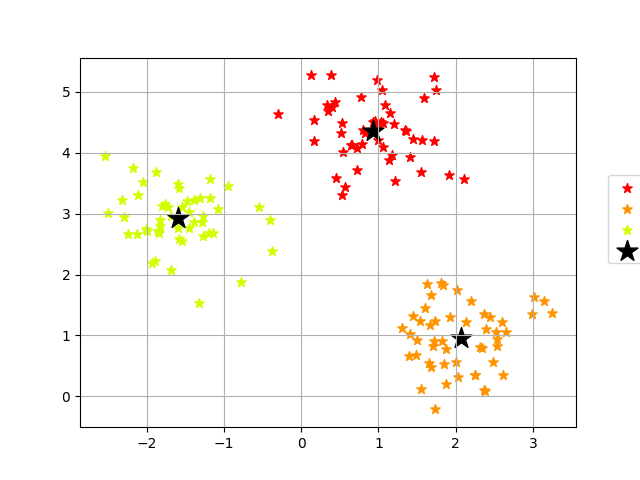

The script that saved this image:
import matplotlib.pyplot as plt 
import matplotlib.cm as cm
import numpy as np
import pandas as pd

from sklearn.cluster import KMeans
from sklearn.datasets import make_blobs

# サンプルデータの生成
X,Y = make_blobs(n_samples=150, n_features=2, centers=3, cluster_std=0.5, shuffle=True, random_state=0)        

# KMeansクラスからkmインスタンスを作成
km = KMeans(n_clusters=3,            # クラスターの個数 # 変更してみてください
            init="random",           # セントロイドの初期値をランダムに設定  default: "k-means++"
            n_init=10,               # 異なるセントロイドの初期値を用いたk-meansの実行回数
            max_iter=300,            # k-meansアルゴリズムを繰り返す最大回数
            tol=1e-04,               # 収束と判定するための相対的な許容誤差
            random_state=0)          # 乱数発生初期化

# fit_predictメソッドによりクラスタリングを行う
Y_km = km.fit_predict(X)

# SSE値を出力
print("Distortion: %.2f"% km.inertia_)

# クラスター番号(Y_km)に応じてデータをプロット
for n in range(np.max(Y_km)+1):
    plt.scatter(X[Y_km==n,0], X[Y_km==n,1], s=50, c = cm.hsv(float(n) / 10), marker="*", label="cluster"+str(n+1))
    
# セントロイドをプロット、km.cluster_centers_には各クラスターのセントロイドの座標が入っています
plt.scatter(km.cluster_centers_[:,0], km.cluster_centers_[:,1], s=250, marker="*", c="black", label="centroids")

plt.legend(bbox_to_anchor=(1.05, 0.7),loc="upper left")
plt.grid()
plt.savefig('k_means_library.png')
